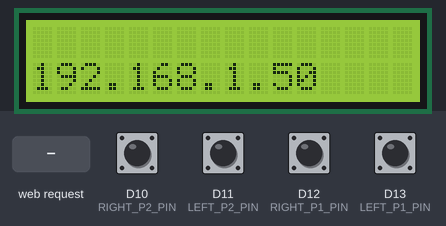
Recording of a sketch running on a simulated Arduino MKR. Parts: 16×2 character LCD. Inputs (shaded band) come from the test bench; at power-on: D10 (RIGHT_P2_PIN), D11 (LEFT_P2_PIN), D12 (RIGHT_P1_PIN), D13 (LEFT_P1_PIN) LOW. WiFi joins after 1.5 s; servers stay silent unless stated; not simulated (calls return 0 or success): secrets.h.

Above: at 3.5 s.
3.6 s: HTTP request GET /socket received
At 4.8 s:
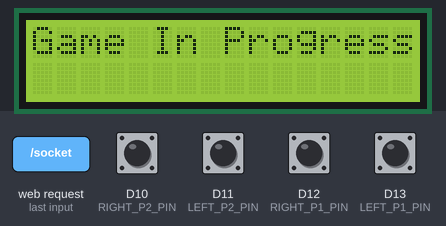
Timing chart, 0 to 6.6 s (numbered marks = the images above; inputs shaded):
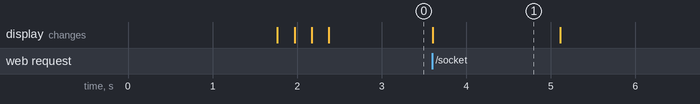

Measured:
- after the input at 3.6 s, the display: changes at once (image 1)
- what the display in image 1 shows lasts 1.5 s, from 3.6 s to 5.1 s

The sketch:

feather.ino
```cpp
#include "wifi.h"
#include "game.h"

#define LEFT_P1_PIN 13
#define RIGHT_P1_PIN 12
#define LEFT_P2_PIN 11
#define RIGHT_P2_PIN 10

//The pin change interrupt function for the following pins
void p1UpInt(){
  //flips the bit in button status
  if(digitalRead(LEFT_P1_PIN)){
    button_status |= (1 << 3);
  }else{
    button_status &= ~(1 << 3);
  }

}
//same pattern as before
void p1DownInt(){
  if(digitalRead(RIGHT_P1_PIN)){
    button_status |= (1 << 1);
  }else{
    button_status &= ~(1 << 1);
  }
}
void p2UpInt(){
  if(digitalRead(LEFT_P2_PIN)){
    button_status |= (1 << 2);
  }else{
    button_status &= ~(1 << 2);
  }
}
void p2DownInt(){
  if(digitalRead(RIGHT_P2_PIN)){
    button_status |= (1 << 0);
  }else{
    button_status &= ~(1 << 0);
  }
}
void setup() {
  //this attaches the interrupts with the pins
  attachInterrupt(digitalPinToInterrupt(LEFT_P1_PIN), p1UpInt, CHANGE);
  attachInterrupt(digitalPinToInterrupt(RIGHT_P1_PIN), p1DownInt, CHANGE);
  attachInterrupt(digitalPinToInterrupt(LEFT_P2_PIN), p2UpInt, CHANGE);
  attachInterrupt(digitalPinToInterrupt(RIGHT_P2_PIN), p2DownInt, CHANGE);

  wifi_init();
  game_init();

}


void loop() {
  switch (wifi_state) {
    //Waiting for a client to connect
    case WIFI_WAIT:

      //Game is perpetually reset to inital state if no client
      game_init();

      //Check if new client is connected and handle appropriately
      wifi_check_client();
      break;

    //Client has connected and ready to recieve game updates
    case WIFI_SOCKETED:

      //Update to next game frame
      game_update();

      //Give client time to receive previous data
      delay(10);

      //Push game updates to stream
      wifi_push_data(p1, p2, bx, by,score1,score2);
      break;
  }
}
```

client.h
```cpp
#define CLIENT_JS "<script> var a=new EventSource((1==TESTING?\"http://192.168.43.72/\":\"\")+\"socket\"),b=document.createElement(\"canvas\");b.width=B_WIDTH;b.height=B_HEIGHT;b.style.width=\"400px\";b.style.height=\"400px\";b.style.background=\"black\";var d=document.createElement(\"div\");d.style.color=\"white\";d.style.position=\"absolute\";d.style.top=\"10px\";d.style.left=\"200px\";d.style.fontSize=\"50px\";var e=document.createElement(\"div\");e.style.color=\"white\";e.style.position=\"absolute\";e.style.top=\"350px\";e.style.left=\"200px\"; e.style.fontSize=\"50px\";e.innerHTML=0;d.innerHTML=0;document.body.appendChild(b);document.body.appendChild(e);document.body.appendChild(d);var f=b.getContext(\"2d\"),g=!1;a.onmessage=function(c){g||(g=!0,c=JSON.parse(c.data),f.fillStyle=\"black\",f.fillRect(0,0,B_WIDTH,B_HEIGHT),f.fillStyle=\"white\",f.fillRect(P_OFFSET,c[0],1,P_HEIGHT),f.fillRect(B_WIDTH-P_OFFSET,c[1],1,P_HEIGHT),f.fillRect(c[2],c[3],1,1),e.innerHTML=c[4],d.innerHTML=c[5],g=!1)};</script>"
```

constants.h
```cpp
// This file defines all game constants

#ifndef CONSTANTS_H
#define CONSTANTS_H

//board
#define B_WIDTH  30
#define B_HEIGHT 30

//player, always 1px thick
#define P_HEIGHT 5
#define P_OFFSET 3

//Ball is 1px X 1px

#endif 
```

game.cpp
```cpp
#include "game.h"
#include "constants.h"
#include <stdint.h>

//All game code goes here
//p1 is player 1's y axis paddle location, same with p2
int p1 = 0;
int p2 = 25;

//bx and by are the ball coordinates (0 to Box size)
int bx = 10;
int by = 10;

int score1 = 0;
int score2 = 0;

/*
 the velocities deal with the motion of the ball,
 can give us variable speeds and is scalable.
 the ball travels about the same speed as the paddles
 we have multiple velocities because representing a
 negative number in this form is difficult
 */
int pos_velocity_x = 1<<15; // (1 << 15)
int pos_velocity_y = 1<<15;
int neg_velocity_x = 1<<15; // (1 << 15)
int neg_velocity_y = 1<<15;// subtract negative velocities

//the velocity flag controls the direction of the velocity
uint8_t velocity_flag = 3; //(xxxx xx(x)(y)
//0 is neg x, neg y
//1 is neg x, pos y
//2 is pos x, neg y
//3 is pos x, pos y
int real_bx = bx * (1 << 16);
int real_by = by * (1 << 16);
//real_by is a number from 0 to (1<<32)-1,
//we can be more percise with large numbers
//compared to small numbers

uint8_t button_status = 0;
//recieves the data from the controllers
//xxxx (p1Up)(p2Up)(p1Down)(p2Down)

enum game_states {Initialize,P1_Throw, P2_Throw, Action } state;


//places the ball infront of a paddle, used for after a point is scored
void set_position_ball(bool is_p1){
  if(is_p1){
    bx = P_OFFSET + 2;
    by = p1 -(P_HEIGHT/2);
    velocity_flag = 3;
  }else{
    bx = B_HEIGHT- P_OFFSET - 2;
    by = p2 -(P_HEIGHT/2);
    velocity_flag = 0;
  }
  real_bx = bx* (1 << 16);
  real_by = by * (1 << 16);
}

//moves the paddles depending on button inputs
void update_movement(){
  if((button_status & (1 << 3)) && p1 >= 0){
    p1 = p1 - 1;
  }
  if((button_status & (1 << 1)) && p1 < B_HEIGHT - P_HEIGHT ){
    p1 = p1 +1;
  }
  if((button_status & (1 << 2)) && p2 >= 0){
    p2 = p2-1;
  }
  if((button_status & 1) && p2 < B_HEIGHT - P_HEIGHT){
    p2 = p2 +1;
  }
}

//moves the ball depending on the velocity
int tempx;
void update_ball_position(){
  switch(velocity_flag){
    case 0:
      real_bx = real_bx - neg_velocity_x;
      real_by = real_by - neg_velocity_y;
      break;
    case 1:
      real_bx = real_bx - neg_velocity_x;
      real_by = real_by + pos_velocity_y;
      break;
    case 2:
      real_bx = real_bx + pos_velocity_x;
      real_by = real_by - neg_velocity_y;
      break;
    case 3:
      real_bx = real_bx + pos_velocity_x;
      real_by = real_by + pos_velocity_y;
      break;
  }
  //saves the pixel before moving for bound checking with paddles
  //incase the ball moves too fast and goes through the paddle
  tempx = bx;
  bx = real_bx >> 16;
  by = real_by >> 16;
  //check deflection
  if(tempx >= P_OFFSET && bx <= P_OFFSET && by>= p1 && by <= p1+P_HEIGHT ){
    velocity_flag ^= 2;
    bx = tempx;
    bx = real_bx >> 16;
    return;
  }
  if(tempx <= B_WIDTH - P_OFFSET && bx >= B_WIDTH - P_OFFSET && by>= p2 && by <= p2+P_HEIGHT ){
    velocity_flag ^= 2;
    bx = tempx;
    bx = real_bx >> 16;
    return;
  }

}

//checks bounds and updates the velocity accordingly
//also sets the score
void update_ball_velocity(){
  if(by < 0 || by >B_HEIGHT){
    velocity_flag ^= 1;
  }
  if(bx < 0){
    score2 += 1;
    set_position_ball(true);
    state = P1_Throw;
  }
  if(bx > B_WIDTH){
    score1 +=1;
    set_position_ball(false);
    state - P2_Throw;
  }

}

//initializes the game
void game_init() {
  state = P1_Throw;
  p1 = 15;
  p2 = 15;
  score1 = 0;
  score2 = 0;

}

//the main game loop, gets called in feather.ino
void game_update() {
  switch(state){
    case Initialize:
      game_init();
      state = P1_Throw;
      break;
    case P1_Throw:
      set_position_ball(true);
      state = Action;
      break;
    case Action:
      // 99% of the time in this state
      update_movement();
      update_ball_velocity();
      update_ball_position();
      break;
    case P2_Throw:
      set_position_ball(false);
      state = Action;
      break;

  }

}
```

game.h
```cpp
#include <stdint.h>

//Vars that are pushed to the display
extern int p1;
extern int p2;
extern int bx;
extern int by;
extern int score1;
extern int score2;

extern uint8_t button_status;

//Reset game
void game_init();

//Update to next game frame
void game_update();
```

wifi.cpp
```cpp
#include "wifi.h"
#include "secrets.h"
#include <WiFi101.h>
#include "client.h"
#include "constants.h"
#include <stdint.h>
#include <LiquidCrystal.h>

/*
Connecting to wifi:
    Create a file called secrets.s that contain this:
    #define SECRET_SSID "WIFI NAME"
    #define SECRET_PASS "WIFI PASS"
*/


LiquidCrystal lcd(A0, A1, A2, A3, A4, A5);


WIFI_STATE wifi_state = WIFI_WAIT;

volatile uint8_t wifi_status = WL_IDLE_STATUS;

WiFiServer server(80);

//Print the local IP address to the LCD display
void lcdPrintIP() {
    IPAddress ip = WiFi.localIP();

    lcd.setCursor(0,0);
    lcd.clear();

    lcd.write(SECRET_SSID);

    String localIP = String(ip[0]) + "." +String(ip[1]) + "." + String(ip[2]) + "." + String(ip[3]);

    lcd.setCursor(0,1);
    lcd.write(localIP.c_str());
}


void wifi_init() {
    WiFi.setPins(8,7,4,2);

    lcd.begin(16, 2);
    lcd.setCursor(0,0);


    //Attempt to connect to WiFi
    while( wifi_status != WL_CONNECTED ) {
        lcd.setCursor(0,0);
        lcd.write("Connecting.  ");
        lcd.setCursor(0,1);
        lcd.write(SECRET_SSID);
        wifi_status = WiFi.begin(SECRET_SSID, SECRET_PASS);
        delay(200);
        lcd.setCursor(0,0);
        lcd.write("Connecting.. ");
        delay(200);
        lcd.setCursor(0,0);
        lcd.write("Connecting...");
        delay(200);
        lcd.setCursor(0,0);
        lcd.write("Connecting.. ");
        delay(200);
    }

    lcdPrintIP();


    server.begin();
}


//Store currently connected client
WiFiClient client_connected;

//Push new data to the client event stream
void wifi_push_data(int p1, int p2, int bx, int by, int p1Score, int p2Score) {
    if( client_connected && client_connected.connected() ) {
        client_connected.print("data: [");
        client_connected.print(p1);
        client_connected.print(",");
        client_connected.print(p2);
        client_connected.print(",");
        client_connected.print(bx);
        client_connected.print(",");
        client_connected.print(by);
        client_connected.print(",");
        client_connected.print(p1Score);
        client_connected.print(",");
        client_connected.print(p2Score);
        client_connected.println("]");
        client_connected.println();
        client_connected.flush();
        return;
    }

    //Client has disconnected
    lcdPrintIP();
    if( client_connected ) client_connected.stop();
    wifi_state = WIFI_WAIT;
}

//Client wants event feed, send server-sent event header
void serverSentEventHeader(WiFiClient client) {
    lcd.setCursor(0,0);
    lcd.clear();
    lcd.write("Game In Progress..");
    client.println("HTTP/1.1 200 OK");
    client.println("Content-Type: text/event-stream;charset=UTF-8");
    client.println("Connection: close");
    client.println("Access-Control-Allow-Origin: *");
    client.println("Cache-Control: no-cache");
    client.println();
    client.flush();
}

//Game Url, send client game HTML and JS
void sendClientGame(WiFiClient client) {
	client.println("HTTP/1.1 200 OK");
    client.println("Content-Type: text/html");
    client.println("Connection: close");
    client.println();
    client.println("<!DOCTYPE HTML><html><body><script>");
    client.print("var TESTING = false;");
    client.print("var B_WIDTH = ");
    client.print(B_WIDTH);
    client.print(";var B_HEIGHT = ");
    client.print(B_HEIGHT);
    client.print(";var P_HEIGHT = ");
    client.print(P_HEIGHT);
    client.print(";var P_OFFSET = ");
    client.print(P_OFFSET);
    client.print(";</script>");
    client.println(CLIENT_JS);
    client.println("</body></html>");
}

//Invalid url
void sendClientError(WiFiClient client) {
	client.println("HTTP/1.1 200 OK");
    client.println("Content-Type: text/html");
    client.println("Connection: close");
    client.println();
    client.println("<!DOCTYPE HTML><html>Error</html>");
}

//Returns url client wants to access
String waitForClientData(WiFiClient client) {
  bool prevLineBlank = false;
  bool readPage = false;
  int count = 0;

  String page = "";

  while( client.connected() ) {
    if( client.available() ) {
    	char c = client.read();

		if(!readPage && count < 4) {
			count++;
		} else if (readPage) {
			if(c == 32) {
				readPage = false;
			} else {
				page += c;
			}
		} else if (count == 4) {
			count++;
			readPage = true;
		}


		if (c == '\n' && prevLineBlank) {
			return page;
		}

		if( c == '\n' ) {
			prevLineBlank = true;
		} else if ( c != '\r') {
			prevLineBlank = false;
		}

    }
  }
  return "";
}


//Handle client request
//If request is 'socket' goto WIFI_SOCKETED state, client remains connected
void wifi_check_client() {
  WiFiClient client = server.available();

  if(client) {

	String page = waitForClientData(client);


	if(page == "socket") {
        serverSentEventHeader(client);
        wifi_state = WIFI_SOCKETED;
        client_connected = client;
        return;
	} else if ( page == "") {
		sendClientGame(client);
	} else {
		sendClientError(client);
	}

    client.stop();
  }
}
```

wifi.h
```cpp
enum WIFI_STATE { WIFI_WAIT, WIFI_SOCKETED };

extern WIFI_STATE wifi_state;

//Initialize WiFi connection and server
void wifi_init();

//Check if a new client has connected and handle
void wifi_check_client();

//Push new data to the server-event stream
void wifi_push_data(int p1, int p2, int bx, int by, int p1Score, int p2Score);
```
